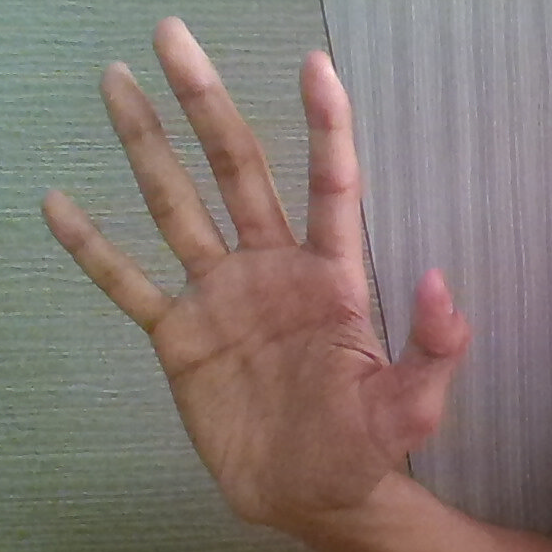
#> input picture Tejas is coding here/hand.png, 552 x 552 px, given in place of mouse.jpg, which was not available; the run also reads 1 picture not shown here
$ python feature_matching_using_orb.py
#> lines starting #> are read from the running program, lines starting #| are printed output that depends on the picture; after the words box and inside, x2 and y2 are one past the last pixel; in counts of white or black regions, pixels touching at a corner belong together; pictures that were not available may be replaced by others from this repository, and a replacement may not be noted
import cv2
import numpy as np

''' file_path = '../training-images/Digits/1/Right_Hand/Normal/'
print('\nEnter image numbers for Right hand, normal and sign as 1\nEg. 2,3 (No space in between)\n')
image_number_1 = input('Image inputs: ')
image_number_1, image_number_2 = image_number_1.split(',') '''

image1 = cv2.imread('Images/mouse.jpg')                                     # Query
#> image1 is the input picture: shape (552, 552, 3); mean B, G, R 113.6, 119.4, 133.2
image2 = cv2.imread('Images/bg.jpg')                                 # Train

image1 = cv2.resize(image1,(640,480))
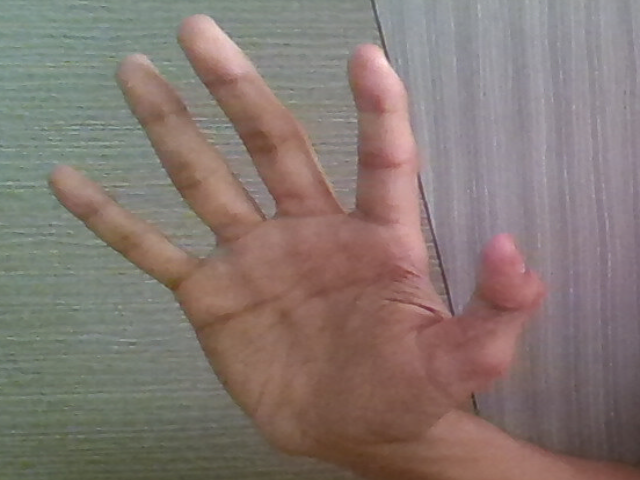
#> image1: shape (480, 640, 3); mean B, G, R 113.4, 119.3, 133.1
image2 = cv2.resize(image2,(640,480))
''' image1 = cv2.resize(image1,(480,640))
image2 = cv2.resize(image2,(480,640)) '''

# Convert images to grayscale
image1 = cv2.cvtColor(image1, cv2.COLOR_BGR2GRAY)
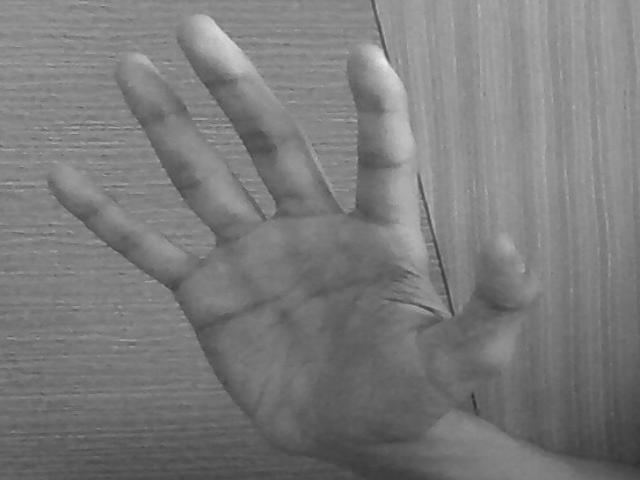
#> image1: shape (480, 640); min 46, max 241, mean 122.8
image2 = cv2.cvtColor(image2, cv2.COLOR_BGR2GRAY)

# Apply CLAHE (For contrast enhancement)
clahe = cv2.createCLAHE(clipLimit=2.0, tileGridSize=(6,6))
image1 = clahe.apply(image1)
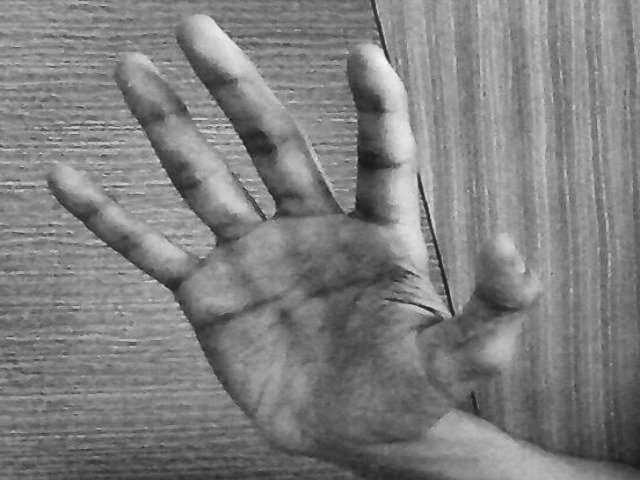
#> image1: shape (480, 640); min 26, max 248, mean 126.9
image2 = clahe.apply(image2)

"""
# FLANN Based feature matching

# For FLANN based feature matching, we can use only SIFT.

sift = cv2.xfeatures2d.SIFT_create()
key_points_1, descriptors_1 = sift.detectAndCompute(image1, None)
key_points_2, descriptors_2 = sift.detectAndCompute(image2, None)

# FLANN parameters
FLANN_INDEX_KDTREE = 0
index_params = dict(algorithm = FLANN_INDEX_KDTREE, trees = 5)
search_params = dict(checks=50)

flann = cv2.FlannBasedMatcher(index_params,search_params)

# Need to draw only good matches, so create a mask
matches = flann.knnMatch(descriptors_1,descriptors_2,k=2)
matchesMask = [[0,0] for i in range(len(matches))]

# ratio test as per Lowe's paper
good_matches = []
for m,n in matches:
    if m.distance < 0.7*n.distance:
        good_matches.append(m)

''' draw_params = dict(matchColor = (0,255,0),
                   singlePointColor = (255,0,0),
                   matchesMask = matchesMask,
                   flags = 0)

final_image = cv2.drawMatchesKnn(image1,key_points_1,image2,key_points_2,matches,None,**draw_params) '''
"""


# Brute force matching using ORB descriptors

# Detect keypoints and draw descriptors
orb = cv2.ORB_create()
key_points_1, descriptors_1 = orb.detectAndCompute(image1, None)
#> key_points_1 = 500 keypoints; strongest (x, y, size): (139, 126, 31), (431, 244, 31), (240, 141, 31), (239, 138, 31)
key_points_2, descriptors_2 = orb.detectAndCompute(image2, None)
#> key_points_2 has the same summary as key_points_1

# create BFMatcher object
bf_matcher = cv2.BFMatcher(cv2.NORM_HAMMING, crossCheck=True)

# Match descriptors.
matches = bf_matcher.match(descriptors_1,descriptors_2)
#> matches = 500 matches

# Sort them in the order of their distance.
matches = sorted(matches, key = lambda x:x.distance)

""" # Draw first 10 matches.
final_image = cv2.drawMatches(image1,key_points_1,image2,key_points_2,matches[:3], None, flags=2) """

good_matches = matches[:]
#> good_matches = 500 matches

if len(good_matches) >= 4:
    src_pts = np.float32([key_points_1[m.queryIdx].pt for m in good_matches]).reshape(-1,1,2)
#> src_pts = 500 rows, first 8: [141, 132], [151, 145], [442, 285], [356, 132], [162, 285], [237, 136], [227, 119], [225, 119]
    dst_pts = np.float32([key_points_2[m.trainIdx].pt for m in good_matches]).reshape(-1,1,2)
#> dst_pts has the same summary as src_pts

    M, mask = cv2.findHomography(src_pts, dst_pts, cv2.RANSAC,5.0)
#> M = [[1, 1.23e-15, -4.15e-13], [-1.58e-15, 1, -2.76e-13], [-5.85e-18, 9.72e-18, 1]]; mask = 500 values from 1 to 1
    matchesMask = mask.ravel().tolist()
#> matchesMask = 500 values from 1 to 1

    height,width = image1.shape
#> height = 480; width = 640
    pts = np.float32([ [0,0],[0,height-1],[width-1,height-1],[width-1,0] ]).reshape(-1,1,2)
#> pts = [[0, 0], [0, 479], [639, 479], [639, 0]]
    dst = cv2.perspectiveTransform(pts,M)
#> dst = [[-4.15e-13, -2.76e-13], [1.75e-13, 479], [639, 479], [639, -1.29e-12]]

    image2 = cv2.polylines(image2,[np.int32(dst)],True,255,3, cv2.LINE_AA)
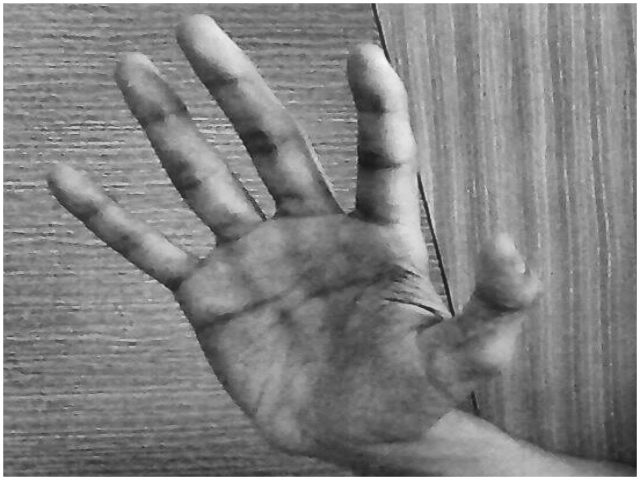
#> image2: shape (480, 640); 2.9% of pixels changed, all inside (x1, y1, x2, y2) = (0, 0, 640, 480)

    draw_params = dict(matchColor = (0,255,0), # draw matches in green color
                    singlePointColor = None,
                    matchesMask = matchesMask, # draw only inliers
                    flags = 2)
#> draw_params = 4 items

    final_image = cv2.drawMatches(image1,key_points_1,image2,key_points_2,good_matches, None,**draw_params)
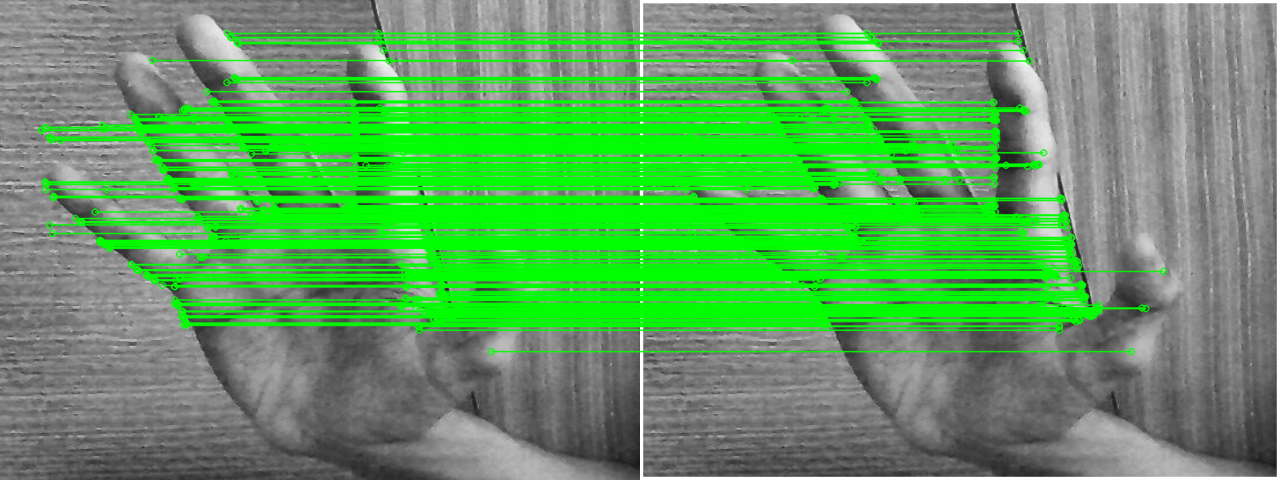
#> final_image: shape (480, 1280, 3); mean of channels 0, 1, 2 94.6, 160.5, 94.6; drawn as B, G, R

    cv2.imshow('Matches', final_image)
    cv2.waitKey(1000000)
    cv2.destroyAllWindows()
else:
    print('Not enough matches. Found: '+str(len(good_matches))+' Expected: 4')
